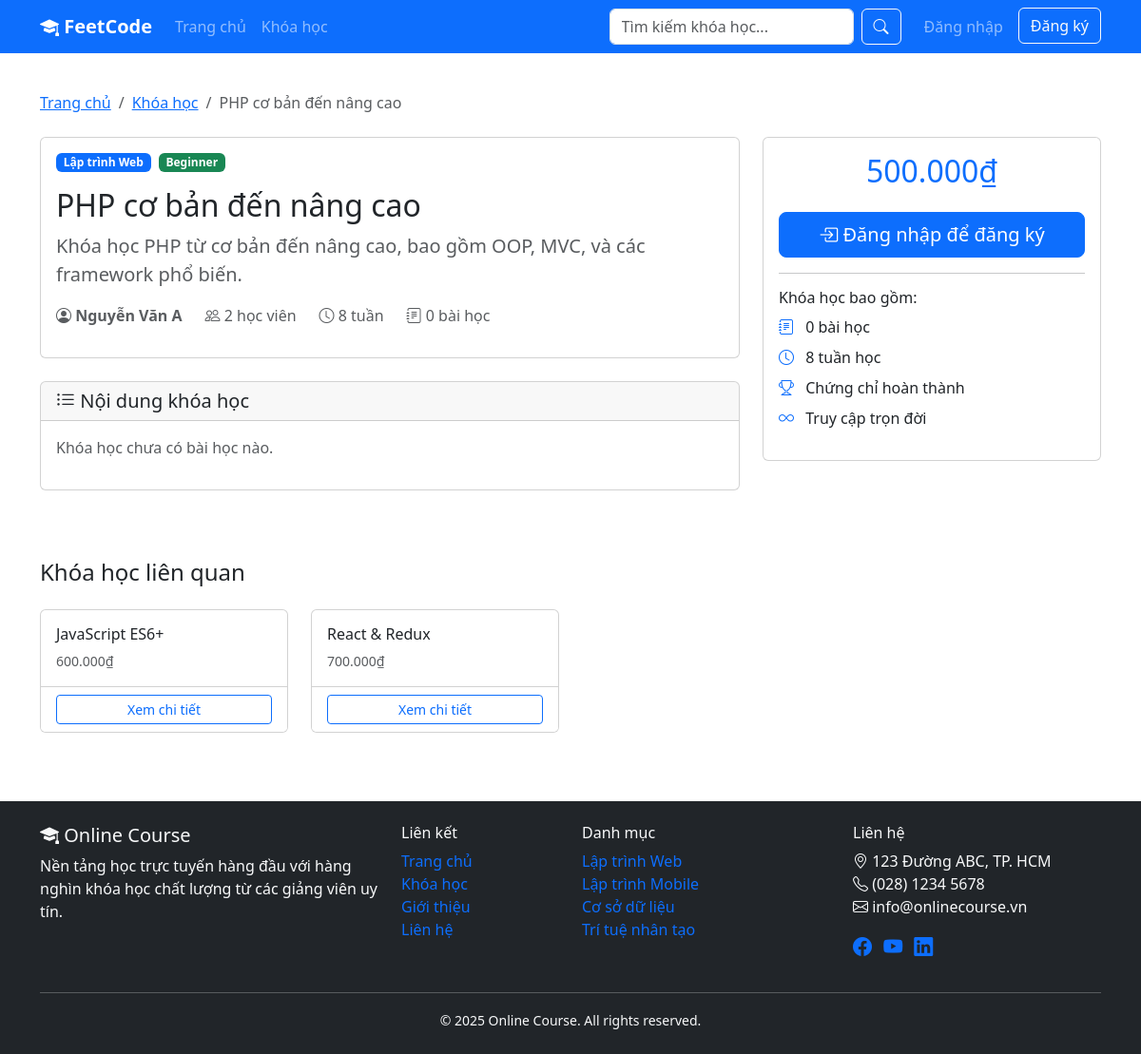
The page /course/1 on the database its author committed.
### tables this page shows
CREATE TABLE IF NOT EXISTS courses (
    id INT PRIMARY KEY AUTO_INCREMENT,
    title VARCHAR(255) NOT NULL,
    description TEXT,
    instructor_id INT NOT NULL,
    category_id INT NOT NULL,
    price DECIMAL(10,2) DEFAULT 0.00,
    duration_weeks INT DEFAULT 1,
    level VARCHAR(50) DEFAULT 'Beginner' COMMENT 'Beginner, Intermediate, Advanced',
    image VARCHAR(255) DEFAULT NULL,
    status VARCHAR(50) DEFAULT 'pending' COMMENT 'pending, approved, rejected',
    created_at DATETIME DEFAULT CURRENT_TIMESTAMP,
    updated_at DATETIME DEFAULT CURRENT_TIMESTAMP ON UPDATE CURRENT_TIMESTAMP,
    FOREIGN KEY (instructor_id) REFERENCES users(id) ON DELETE CASCADE,
    FOREIGN KEY (category_id) REFERENCES categories(id) ON DELETE CASCADE,
    INDEX idx_instructor (instructor_id),
    INDEX idx_category (category_id),
    INDEX idx_level (level),
    INDEX idx_status (status)
);

CREATE TABLE IF NOT EXISTS categories (
    id INT PRIMARY KEY AUTO_INCREMENT,
    name VARCHAR(255) NOT NULL,
    description TEXT,
    created_at DATETIME DEFAULT CURRENT_TIMESTAMP,
    INDEX idx_name (name)
);

CREATE TABLE IF NOT EXISTS users (
    id INT PRIMARY KEY AUTO_INCREMENT,
    username VARCHAR(255) UNIQUE NOT NULL,
    email VARCHAR(255) UNIQUE NOT NULL,
    password VARCHAR(255) NOT NULL,
    fullname VARCHAR(255) NOT NULL,
    role INT NOT NULL DEFAULT 0 COMMENT '0: học viên, 1: giảng viên, 2: quản trị viên',
    status INT NOT NULL DEFAULT 1 COMMENT '0: inactive, 1: active',
    avatar VARCHAR(255) DEFAULT NULL,
    created_at DATETIME DEFAULT CURRENT_TIMESTAMP,
    INDEX idx_role (role),
    INDEX idx_status (status)
);

### views/courses/detail.php (the view, shortened to what the rows shown need)
<div class="container py-4">
    <nav aria-label="breadcrumb" class="mb-4">
        <ol class="breadcrumb">
            <li class="breadcrumb-item"><a href="/">Trang chủ</a></li>
            <li class="breadcrumb-item"><a href="/courses">Khóa học</a></li>
            <li class="breadcrumb-item active"><?= htmlspecialchars($viewModel->course->title) ?></li>
        </ol>
    </nav>
    <div class="row">
        <div class="col-lg-8">
            <div class="card mb-4">
                <div class="card-body">
                    <div class="d-flex gap-2 mb-3">
                        <span class="badge bg-primary"><?= htmlspecialchars($viewModel->course->category_name) ?></span>
                        <span class="badge bg-<?= $viewModel->course->level === 'Beginner' ? 'success' : ($viewModel->course->level === 'Intermediate' ? 'warning' : 'danger') ?>">
                            <?= htmlspecialchars($viewModel->course->level) ?>
                        </span>
                    </div>
                    <h1 class="card-title h2"><?= htmlspecialchars($viewModel->course->title) ?></h1>
                    <p class="lead text-muted"><?= htmlspecialchars($viewModel->course->description) ?></p>
                    <div class="d-flex align-items-center gap-4 text-muted mb-3">
                        <div>
                            <i class="bi bi-person-circle"></i>
                            <strong><?= htmlspecialchars($viewModel->course->instructor_name) ?></strong>
                        </div>
                        <div><i class="bi bi-people"></i> <?= $viewModel->course->enrollment_count ?> học viên</div>
                        <div><i class="bi bi-clock"></i> <?= $viewModel->course->duration_weeks ?> tuần</div>
                        <div><i class="bi bi-journal-text"></i> <?= $viewModel->course->lesson_count ?> bài học</div>
                    </div>
                </div>
            </div>
            <div class="card mb-4">
                <div class="card-header">
                    <h5 class="mb-0"><i class="bi bi-list-ul"></i> Nội dung khóa học</h5>
                </div>
                <div class="card-body">
                    <?php if (empty($viewModel->lessons)): ?>
                        <p class="text-muted">Khóa học chưa có bài học nào.</p>
                    <?php endif; ?>
                </div>
            </div>
        </div>
        <div class="col-lg-4">
            <div class="card sticky-top" style="top: 80px;">
                <div class="card-body">
                    <div class="text-center mb-4">
                        <h2 class="text-primary mb-0">
                            <?= $viewModel->course->price > 0 ? number_format($viewModel->course->price, 0, ',', '.') . '₫' : 'Miễn phí' ?>
                        </h2>
                    </div>
                    <?php if ($viewModel->isEnrolled): ?>
                        <div class="alert alert-success">
                            <i class="bi bi-check-circle"></i> Bạn đã đăng ký khóa học này
                        </div>
                        <div class="mb-3">
                            <label class="form-label">Tiến độ học tập</label>
                            <div class="progress" style="height: 25px;">
                                <div class="progress-bar" role="progressbar"
                                     style="width: <?= $viewModel->enrollment['progress'] ?>%">
                                    <?= $viewModel->enrollment['progress'] ?>%
                                </div>
                            </div>
                        </div>
                        <a href="/student/course/<?= $viewModel->course->id ?>/progress" class="btn btn-primary w-100 mb-2">
                            <i class="bi bi-play-circle"></i> Tiếp tục học
                        </a>
                    <?php else: ?>
                        <a href="/auth/login" class="btn btn-primary btn-lg w-100">
                            <i class="bi bi-box-arrow-in-right"></i> Đăng nhập để đăng ký
                        </a>
                    <?php endif; ?>
                    <hr>
                    <h6>Khóa học bao gồm:</h6>
                    <ul class="list-unstyled">
                        <li class="mb-2"><i class="bi bi-journal-text text-primary me-2"></i> <?= $viewModel->course->lesson_count ?> bài học</li>
                        <li class="mb-2"><i class="bi bi-clock text-primary me-2"></i> <?= $viewModel->course->duration_weeks ?> tuần học</li>
                        <li class="mb-2"><i class="bi bi-trophy text-primary me-2"></i> Chứng chỉ hoàn thành</li>
                        <li class="mb-2"><i class="bi bi-infinity text-primary me-2"></i> Truy cập trọn đời</li>
                    </ul>
                </div>
            </div>
        </div>
    </div>
    <?php if (!empty($viewModel->relatedCourses)): ?>
        <section class="mt-5">
            <h4 class="mb-4">Khóa học liên quan</h4>
            <div class="row g-4">
                <?php foreach ($viewModel->relatedCourses as $related): ?>
                    <div class="col-md-6 col-lg-3">
                        <div class="card h-100 hover-shadow">
                            <div class="card-body">
                                <h6 class="card-title"><?= htmlspecialchars($related->title) ?></h6>
                                <p class="text-muted small mb-0">
                                    <?= $related->price > 0 ? number_format($related->price, 0, ',', '.') . '₫' : 'Miễn phí' ?>
                                </p>
                            </div>
                            <div class="card-footer bg-white">
                                <a href="/course/<?= $related->id ?>" class="btn btn-sm btn-outline-primary w-100">Xem chi tiết</a>
                            </div>
                        </div>
                    </div>
                <?php endforeach; ?>
            </div>
        </section>
    <?php endif; ?>
</div>

### lib/Router.php (shortened to what the rows shown need)
<?php
class Router {
    private $routes = [];
    private function add($method, $path, $handler): void {
        $regex = preg_replace('/\{id}/', '(\d+)', $path);
        $regex = preg_replace('/\{[a-zA-Z_]+}/', '([^/]+)', $regex);
        $this->routes[] = [
            'method' => $method,
            'pattern' => "#^" . $regex . "$#",
            'handler' => $handler
        ];
    }
    public function dispatch($method, $uri): void {
        foreach ($this->routes as $route) {
            if ($route['method'] === $method && preg_match($route['pattern'], $uri, $matches)) {
                array_shift($matches);
                [$controllerClass, $action] = $route['handler'];
                if (class_exists($controllerClass)) {
                    $controller = new $controllerClass();
                    if (method_exists($controller, $action)) {
                        $controller->$action(...$matches);
                        return;
                    }
                }
            }
        }
    }
}

### views/layouts/header.php (shortened to what the rows shown need)
<!DOCTYPE html>
<html lang="vi">
<head>
    <link href="https://cdn.jsdelivr.net/npm/bootstrap@5.3.2/dist/css/bootstrap.min.css" rel="stylesheet">
    <link href="https://cdn.jsdelivr.net/npm/bootstrap-icons@1.11.1/font/bootstrap-icons.css" rel="stylesheet">
    <link href="/assets/css/style.css" rel="stylesheet">
</head>
<body class="d-flex flex-column min-vh-100">
<nav class="navbar navbar-expand-lg navbar-dark bg-primary sticky-top">
    <div class="container">
        <a class="navbar-brand fw-bold" href="/">
            <i class="bi bi-mortarboard-fill"></i> FeetCode
        </a>
        <div class="collapse navbar-collapse" id="navbarNav">
            <ul class="navbar-nav me-auto">
                <li class="nav-item">
                    <a class="nav-link" href="/">Trang chủ</a>
                </li>
                <li class="nav-item">
                    <a class="nav-link" href="/courses">Khóa học</a>
                </li>
            </ul>
            <form class="d-flex me-3" action="/courses/search" method="GET">
                <input class="form-control me-2" type="search" name="q" placeholder="Tìm kiếm khóa học..."
                       value="<?= htmlspecialchars($_GET['q'] ?? '') ?>">
                <button class="btn btn-outline-light" type="submit">
                    <i class="bi bi-search"></i>
                </button>
            </form>
            <ul class="navbar-nav">
                <?php if (isset($_SESSION['user_id'])): ?>
                    <li class="nav-item dropdown">
                        <a class="nav-link dropdown-toggle" href="#" role="button" data-bs-toggle="dropdown">
                            <i class="bi bi-person-circle"></i> <?= htmlspecialchars($_SESSION['fullname']) ?>
                        </a>
                        <ul class="dropdown-menu dropdown-menu-end">
                            <?php if ($_SESSION['role'] == 2): ?>
                                <li><a class="dropdown-item" href="/admin/dashboard">
                                        <i class="bi bi-speedometer2"></i> Admin Dashboard
                                    </a></li>
                            <?php elseif ($_SESSION['role'] == 1): ?>
                                <li><a class="dropdown-item" href="/instructor/dashboard">
                                        <i class="bi bi-speedometer2"></i> Dashboard
                                    </a></li>
                                <li><a class="dropdown-item" href="/instructor/my-courses">
                                        <i class="bi bi-book"></i> Khóa học của tôi
                                    </a></li>
                            <?php else: ?>
                                <li><a class="dropdown-item" href="/student/dashboard">
                                        <i class="bi bi-speedometer2"></i> Dashboard
                                    </a></li>
                                <li><a class="dropdown-item" href="/student/my-courses">
                                        <i class="bi bi-book"></i> Khóa học của tôi
                                    </a></li>
                            <?php endif; ?>
                            <li><hr class="dropdown-divider"></li>
                            <li><a class="dropdown-item text-danger" href="/auth/logout">
                                    <i class="bi bi-box-arrow-right"></i> Đăng xuất
                                </a></li>
                        </ul>
                    </li>
                <?php else: ?>
                    <li class="nav-item">
                        <a class="nav-link" href="/auth/login">Đăng nhập</a>
                    </li>
                    <li class="nav-item">
                        <a class="btn btn-outline-light ms-2" href="/auth/register">Đăng ký</a>
                    </li>
                <?php endif; ?>
            </ul>
        </div>
    </div>
</nav>
<main class="flex-grow-1 d-flex flex-column">

### views/layouts/footer.php (shortened to what the rows shown need)
</main>
<footer class="bg-dark text-light py-4 mt-5">
    <div class="container">
        <div class="row">
            <div class="col-md-4 mb-3">
                <h5><i class="bi bi-mortarboard-fill"></i> Online Course</h5>
                <p class="">Nền tảng học trực tuyến hàng đầu với hàng nghìn khóa học chất lượng từ các giảng viên uy tín.</p>
            </div>
            <div class="col-md-2 mb-3">
                <h6>Liên kết</h6>
                <ul class="list-unstyled">
                    <li><a href="/" class=" text-decoration-none">Trang chủ</a></li>
                    <li><a href="/courses" class=" text-decoration-none">Khóa học</a></li>
                    <li><a href="/about" class=" text-decoration-none">Giới thiệu</a></li>
                    <li><a href="/contact" class=" text-decoration-none">Liên hệ</a></li>
                </ul>
            </div>
            <div class="col-md-3 mb-3">
                <h6>Danh mục</h6>
                <ul class="list-unstyled">
                    <li><a href="/courses?category=1" class=" text-decoration-none">Lập trình Web</a></li>
                    <li><a href="/courses?category=2" class=" text-decoration-none">Lập trình Mobile</a></li>
                    <li><a href="/courses?category=3" class=" text-decoration-none">Cơ sở dữ liệu</a></li>
                    <li><a href="/courses?category=4" class=" text-decoration-none">Trí tuệ nhân tạo</a></li>
                </ul>
            </div>
            <div class="col-md-3 mb-3">
                <h6>Liên hệ</h6>
                <ul class="list-unstyled">
                    <li><i class="bi bi-geo-alt"></i> 123 Đường ABC, TP. HCM</li>
                    <li><i class="bi bi-telephone"></i> (028) 1234 5678</li>
                    <li><i class="bi bi-envelope"></i> info@onlinecourse.vn</li>
                </ul>
                <div class="mt-2">
                    <a href="#" class=" me-2"><i class="bi bi-facebook fs-5"></i></a>
                    <a href="#" class=" me-2"><i class="bi bi-youtube fs-5"></i></a>
                    <a href="#" class=" me-2"><i class="bi bi-linkedin fs-5"></i></a>
                </div>
            </div>
        </div>
        <hr class="my-3">
        <div class="text-center">
            <small>&copy; <?= date('Y') ?> Online Course. All rights reserved.</small>
        </div>
    </div>
</footer>
</body>
</html>

### rows shown on the page
courses: title "PHP cơ bản đến nâng cao", category.name "Lập trình Web", level "Beginner", description "Khóa học PHP từ cơ bản đến nâng cao, bao gồm OOP, MVC, và các framework phổ biến.", instructor.fullname "Nguyễn Văn A", enrollment_count "2", duration_weeks "8", lesson_count "0", price "500.000"
courses: title "JavaScript ES6+", price "600.000"
courses: title "React & Redux", price "700.000"
